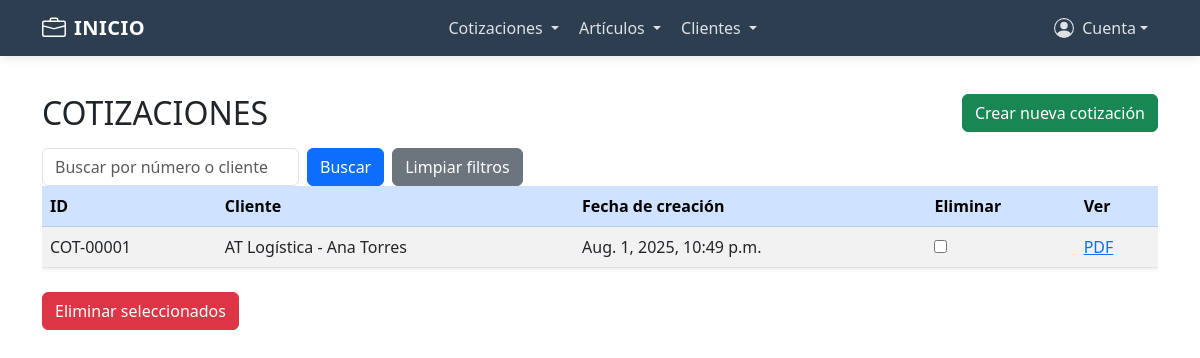
/cotizaciones/ (signed in), run on an earlier commit of the app's database.
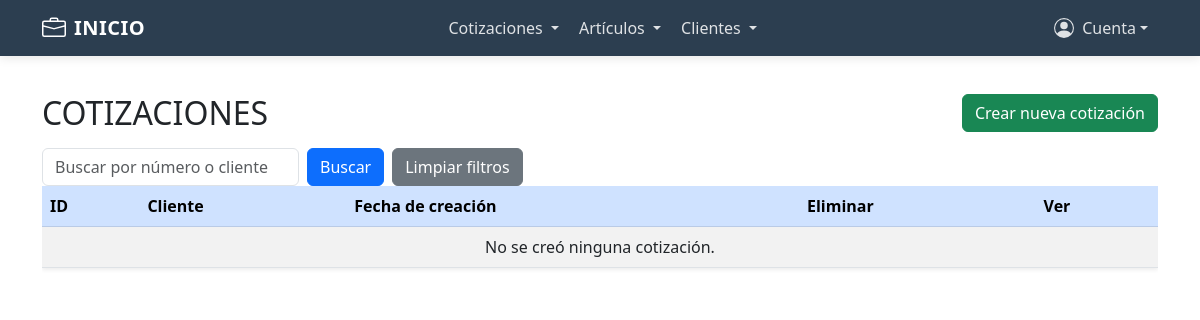
And on a later commit of the database.
### cotizaciones/models.py (models this page shows, shortened)
class Cotizaciones(models.Model):
    usuario = models.ForeignKey(User, on_delete=models.CASCADE)
    fecha = models.DateField(null=True, blank=True)
    condiciones_pago = models.CharField(max_length=50, null=True, blank=True)
    numero_referencia=models.CharField(unique=True, editable=False, blank=True, max_length=20)
    empresa = models.ForeignKey(Empresa, on_delete=models.SET_NULL, null=True, blank=True)
    cliente=models.ForeignKey(Clientes, on_delete=models.SET_NULL, null=True, blank=True)
    observaciones = models.TextField(null=True, blank=True)
    descuento = models.DecimalField(max_digits=5, decimal_places=2, default=0, null=True, blank=True)
    total = models.DecimalField(max_digits=10, decimal_places=2, default=0)
    total_con_descuento = models.DecimalField(max_digits=10, decimal_places=2, null=True, blank=True)
    costo_envio = models.DecimalField(max_digits=10, decimal_places=2, null=True, blank=True)
    created=models.DateTimeField(auto_now_add=True)
    updated=models.DateTimeField(auto_now=True)

### clientes/models.py (models this page shows)
class Clientes(models.Model):
    usuario_log=models.ForeignKey(User, on_delete=models.CASCADE)
    nombre=models.CharField(max_length=50)
    nombre_empresa=models.CharField(null=True, max_length=30)
    cuit=models.CharField(max_length=20)
    telefono=models.CharField(max_length=20)
    mail=models.EmailField()
    created=models.DateTimeField(auto_now_add=True)
    updated=models.DateField(auto_now=True)
    class Meta:
        verbose_name="Cliente"
        verbose_name_plural="Clientes"
    def __str__(self):
        return f"{self.nombre_empresa} - {self.nombre}"

### cotizaciones/views.py (the view, shortened to what this page needs)
# urls.py: path('', MisCotizaciones.as_view(), name="mis_cotizaciones"),
class MisCotizaciones(LoginRequiredMixin, ListView):
    model = Cotizaciones
    template_name = "mis_cotizaciones.html"
    context_object_name = 'cotizaciones'
    def get_queryset(self):
        search = self.request.GET.get('search')
        qs = Cotizaciones.objects.filter(usuario=self.request.user)
        return qs

### cotizaciones/templates/mis_cotizaciones.html (shortened to what this page needs)
{% extends "estructura_base.html" %}
{% load static %}
{% block content %}
<div class="container py-4">
  <div class="d-flex justify-content-between align-items-center mb-3">
    <h2 class="mb-0">COTIZACIONES</h2>
    <a class="btn btn-success" href="{% url 'nueva_cotizacion' %}">Crear nueva cotización</a>
  </div>
  <form method="get" class="row g-2 align-items-center">
    <div class="col-auto">
      <input type="text" name="search" value="{{ request.GET.search }}" class="form-control" placeholder="Buscar por número o cliente">
    </div>
    <div class="col-auto">
      <button type="submit" class="btn btn-primary">Buscar</button>
    </div>
    <div class="col-auto">
      <a href="{% url 'mis_cotizaciones' %}" class="btn btn-secondary">Limpiar filtros</a>
    </div>
  </form>
  <form action="{% url 'eliminar_cotizacion' %}" method="post">
    <div class="table-responsive">
      <table class="table table-striped align-middle shadow-sm">
        <thead class="table-primary">
          <tr>
            <th>ID</th>
            <th>Cliente</th>
            <th>Fecha de creación</th>
            <th>Eliminar</th>
            <th>Ver</th>
          </tr>
        </thead>
        <tbody>
          {% for cotizacion in cotizaciones %}
          <tr>
            <td>{{ cotizacion.numero_referencia }}</td>
            <td>{{ cotizacion.cliente }}</td>
            <td>{{ cotizacion.created }}</td>
            <td>
              <input type="checkbox" name="cotizaciones_seleccionadas[]" value="{{ cotizacion.id }}">
            </td>
            <td><a href="{% url 'generar_pdf' cotizacion.id %}" target="_blank">PDF</a></td>
          </tr>
          {% empty %}
          <tr>
            <td colspan="5" class="text-center">No se creó ninguna cotización.</td>
          </tr>
          {% endfor %}
        </tbody>
      </table>
    </div>
    {% if cotizaciones %}
      <button type="submit" class="btn btn-danger mt-2" name="accion" value="eliminar">Eliminar seleccionados</button>
    {% endif %}
  </form>
</div>
{% endblock %}

What changed in the data, as far as the page shows it:
removed Cotizaciones: numero_referencia "COT-00001", cliente "AT Logística - Ana Torres", created "Aug. 1, 2025, 10:49 p.m."
Also different on the page:
text no longer shown: "Eliminar seleccionados"
text now shown: "No se creó ninguna cotización."
